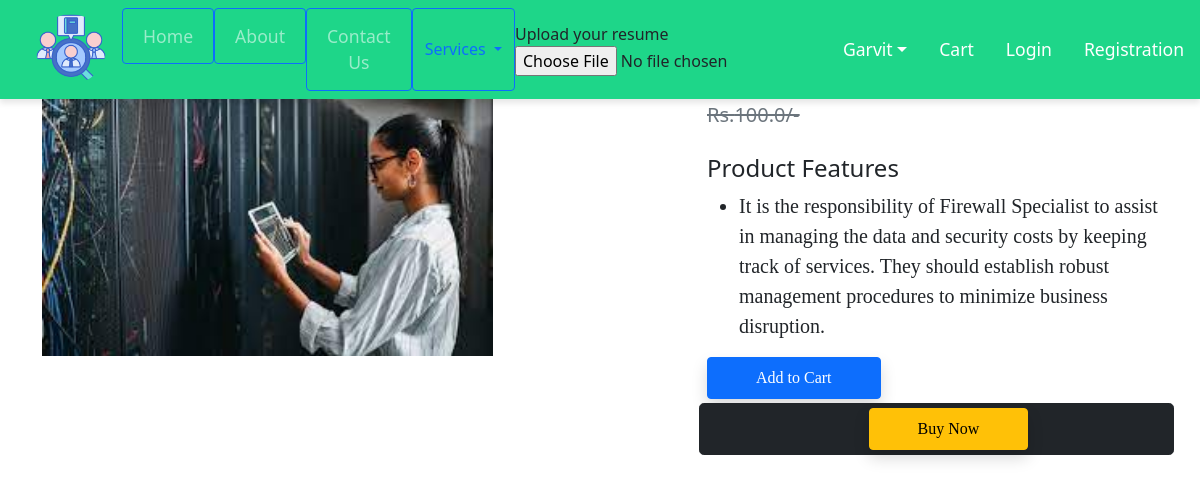
Screenshot of /product-detail/1 with the database file from the repository.
### siteapp/models.py (models this page shows, shortened)
class Product(models.Model):
    title = models.CharField(max_length=100)
    selling_price = models.FloatField()
    discounted_price = models.FloatField()
    description = models.TextField()
    composition = models.TextField(default='')
    prodapp = models.TextField(default='')
    category = models.CharField(choices=CATEGORY_CHOICES, max_length = 5)
    product_image =models.ImageField(upload_to='product')

### siteapp/views.py (the view)
# urls.py: path("product-detail/<int:pk>",views.ProductDetail.as_view(),name="product"),
class ProductDetail(View):
    def get(self,request,pk):
        product = Product.objects.get(pk=pk)
        return render(request,"siteapp/productdetail.html",locals())

### siteapp/templates/siteapp/productdetail.html (shortened to what this page needs)
{% extends 'siteapp/base.html' %}
{% load static %}
{% block main %}
  <div class="container">
    <div class="row flex justify-content-between">
      <div class="img2 col-lg-5 mt-5">
        <img src="{{ product.product_image.url }}" class="image col-xs-6 col-sm-12 col-lg-12 text-sm-center w-100 h-75" />
      </div>
      <div class="productdetail col-lg-5">
        <h1 style="font-family: Georgia, 'Times New Roman', Times, serif; font-size: 50px;">{{ product.title }}</h1>
        <h5>Rs.{{ product.discounted_price }}/-</h5>
        <small class="text-decoration-line-through text-muted fs-5"><del>Rs.{{ product.selling_price }}/-</del></small>
        <br /><br /><h4>Product Features</h4>
        <ul class="fs-5" style="font-family: Rajdhani;">
          <li>{{ product.description }}</li>
        </ul>
        <div class="buttons row flex" style="font-family: Rajdhani;">
          <form action="/add-to-cart" class="d-inline">
            <button type="submit" class="btn btn-primary shadow px-5 py-2">Add to Cart</button>
          </form>
          <div class="btn btn-dark p-1 m-1 btn-lg">
            <a href="{% url 'showcart' %}" class="btn btn-warning shadow px-5 py-2 ms-4">Buy Now</a>
          </div>
        </div>
      </div>
    </div>
  </div>
{% endblock %}

### rows the page displays
Product: product_image (picture), selling_price "100.0", description "It is the responsibility of Firewall Specialist to assist in managing the data and security costs by keeping track of services. They should establish robust management procedures to minimize business disruption."
